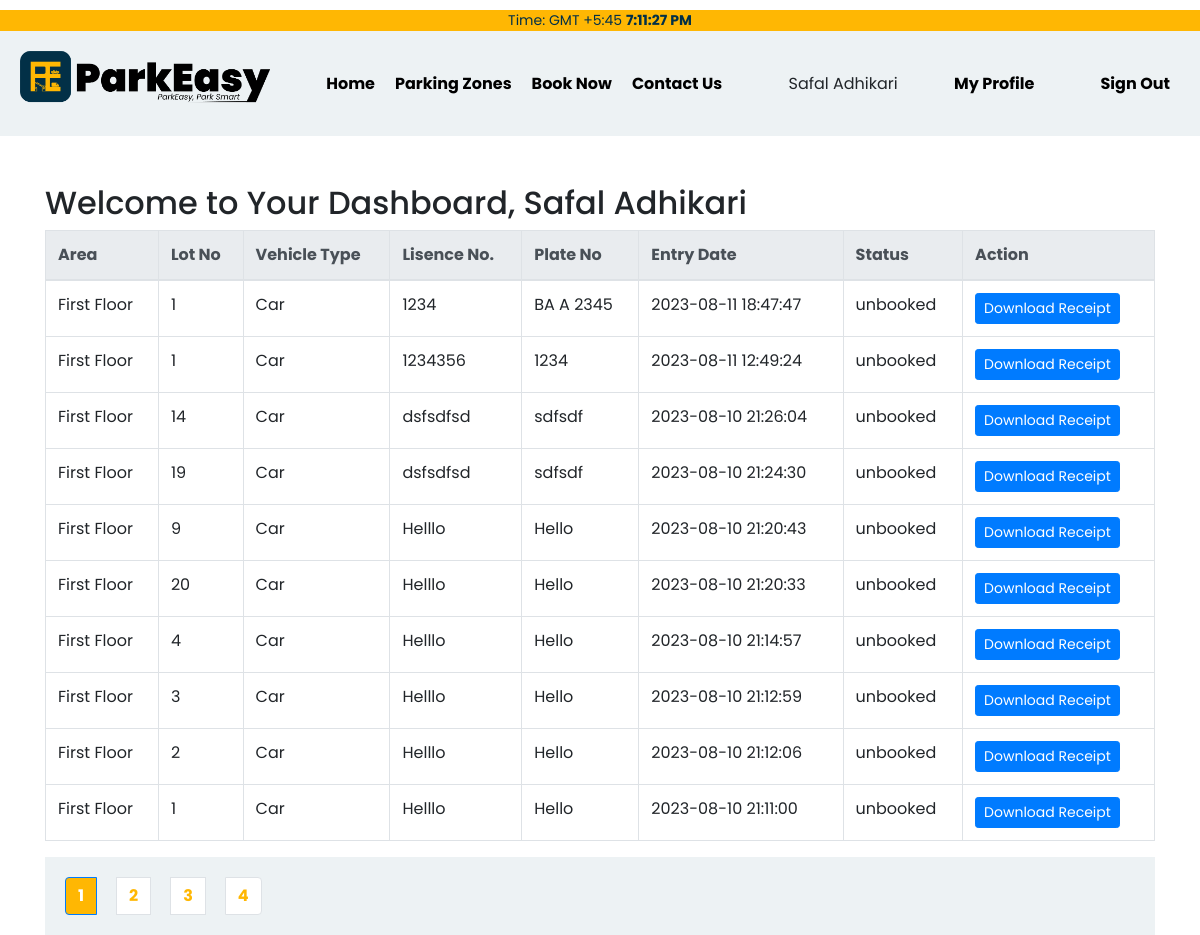
The app's page /pms002/unbooking/index.php (signed in) with its own data.
### tables this page shows
CREATE TABLE `booking` (
  `id` int(11) NOT NULL,
  `area` text NOT NULL,
  `lot_no` text NOT NULL,
  `username` varchar(25) NOT NULL,
  `email` text NOT NULL,
  `v_type` text NOT NULL,
  `lis_no` text NOT NULL,
  `plate_no` text NOT NULL,
  `e_date` text NOT NULL,
  `d_date` text NOT NULL,
  `status` text NOT NULL,
  `charge` text NOT NULL
);

### PMS002/unbooking/index.php (the view, shortened to what this page needs)
<?php
include "../inc/connect.php";
$resultsPerPage = 10;
$email = $_SESSION["email"];
$totalRowsQuery = "SELECT COUNT(*) AS total FROM booking WHERE email = '$email'";
$totalRowsResult = $conn->query($totalRowsQuery);
$totalRows = $totalRowsResult->fetch_assoc()['total'];
$totalPages = ceil($totalRows / $resultsPerPage);
$current_page = isset($_GET['page']) ? intval($_GET['page']) : 1;
$startRow = ($current_page - 1) * $resultsPerPage;
$query = "SELECT * FROM booking WHERE email = '$email' ORDER BY e_date DESC LIMIT $startRow, $resultsPerPage";
$result = $conn->query($query);
$data = [];
if ($result->num_rows > 0) {
    while ($row = $result->fetch_assoc()) {
        $data[] = $row;
    }
}
?>
<!DOCTYPE html>
<html>
<head>
    <link rel="stylesheet" href="https://maxcdn.bootstrapcdn.com/bootstrap/4.5.2/css/bootstrap.min.css">
</head>
<body>
    <?php include "../inc/header.php"; ?>
    <div class="container mt-5">
        <h2>Welcome to Your Dashboard, <?php echo $_SESSION["name"]; ?></h2>
        <table class="table table-bordered table-hover">
        <thead class="thead-light">
                <tr>
                    <th>Area</th>
                    <th>Lot No</th>
                    <th>Vehicle Type</th>
                    <th>Lisence No.</th>
                    <th>Plate No</th>
                    <th>Entry Date</th>
                    <th>Status</th>
                    <th>Action</th>
                </tr>
            </thead>
            <tbody>
                <?php foreach ($data as $row) : ?>
                    <tr>
                        <td><?php echo $row['area']; ?></td>
                        <td><?php echo $row['lot_no']; ?></td>
                        <td><?php echo $row['v_type']; ?></td>
                        <td><?php echo $row['lis_no']; ?></td>
                        <td><?php echo $row['plate_no']; ?></td>
                        <td><?php echo $row['e_date']; ?></td>
                        <td><?php echo $row['status']; ?></td>
                        <td>
                            <?php
                            if ($row['status'] === 'unbooked') {
                                echo '<a href="generate_receipt.php?id=' . $row['id'] . '" class="btn btn-primary btn-sm">Download Receipt</a>';
                            } else {
                                echo '<form action="fee_calc.php" method="post">';
                                echo '<input type="hidden" name="booking_id" value="' . $row['id'] . '">';
                                echo '<button type="submit" class="btn btn-danger btn-sm" onclick="return confirm(\'Are you sure you want to unbook this space?\')">Unbook</button>';
                                echo '</form>';
                            }
                            ?>
                        </td>
                    </tr>
                <?php endforeach; ?>
            </tbody>
        </table>
<nav aria-label="Page navigation">
    <ul class="pagination">
        <?php for ($page = 1; $page <= $totalPages; $page++): ?>
            <li class="page-item <?php if ($page === $current_page) echo 'active'; ?>">
                <a class="page-link" href="?page=<?php echo $page; ?>" ><?php echo $page; ?></a>
            </li>
        <?php endfor; ?>
    </ul>
</nav>
    </div>
</body>
</html>

### PMS002/inc/header.php (shortened to what this page needs)
<?php
include "connect.php";
?>
<!DOCTYPE html>
<html>
<head>
</head>
<body>
<div id="time-display" class="time"></div>
  <nav>
  <div class="image-container"></div>
    <div>
      <ul>
        <li>
          <a href="http://localhost/pms002/index.php">Home</a>
        </li>
        <li>
          <a href="http://localhost/pms002/area/area.php">Parking Zones</a>
        </li>
        <?php
        if (isset($_SESSION['email'])) {
            $email=$_SESSION['email'];
           $sql = "SELECT * FROM booking WHERE email='$email' and status ='booked'";
                            $result = mysqli_query($connect, $sql);
                            $count = mysqli_num_rows($result);
                            if ($count == 1) {
                                ?>
          <li>
          <a href="http://localhost/pms002/unbooking/index.php">My Bookings</a>
          </li>
          <?php }
          else{ ?>
            <li>
            <a href="http://localhost/pms002/booking/index.php">Book Now</a>
          </li> <?php
          }
         }?>
        <li>
          <a href="http://localhost/pms002/contact.php">Contact Us</a>
        </li>
      </ul>
    </div>
    <?php if (isset($_SESSION['name'])) {
      $user=$_SESSION['name'];
      echo $user;
    }
      ?>
    <?php if (isset($_SESSION['email'])) {
      echo '<div>
        <a href="http://localhost/pms002/profile.php">My Profile</a>
      </div>';
      echo '   <a href="http://localhost/pms002/proc/logout.php">Sign Out</a>';
    } ?>
  </nav>
</body>
</html>

### PMS002/unbooking/index.php (style rules this page uses)
.pagination a.page-link { color: #ffb703; }
.pagination .page-item.active .page-link { color: white; background-color: #ffb703; }

### PMS002/inc/header.php (style rules this page uses)
body { font-family: 'Poppins', sans-serif; background-image: url('background.jpg'); background-size: cover; background-position: center; background-blur: 10px; }
nav { display: flex; justify-content: space-between; align-items: center; background-color: #edf2f4; padding: 20px; backdrop-filter: blur(10px); }
nav a { text-decoration: none; color: black; font-weight: bold; margin-right: 10px; }
nav ul { list-style: none; display: flex; margin: 0; padding: 0; }
nav li { margin-right: 10px; }
nav li:last-child { margin-right: 0; }
.image-container { width: 250px; height: 65px; background-image: url('http://localhost/pms002/src/navicon.png'); background-size: cover; background-position: center center; }
.fade-in { opacity: 0; animation: fadeInAnimation 1s forwards; }
.time { font-size: 14px; font-weight: ; color: #023047; background-color: #ffb703; text-align: center; margin-top: 10px; }

### records on screen
booking: area "First Floor", lot_no "1", v_type "Car", lis_no "1234", plate_no "BA A 2345", e_date "2023-08-11 18:47:47", status "unbooked"
booking: area "First Floor", lot_no "1", v_type "Car", lis_no "1234356", plate_no "1234", e_date "2023-08-11 12:49:24", status "unbooked"
booking: area "First Floor", lot_no "14", v_type "Car", lis_no "dsfsdfsd", plate_no "sdfsdf", e_date "2023-08-10 21:26:04", status "unbooked"
booking: area "First Floor", lot_no "19", v_type "Car", lis_no "dsfsdfsd", plate_no "sdfsdf", e_date "2023-08-10 21:24:30", status "unbooked"
booking: area "First Floor", lot_no "9", v_type "Car", lis_no "Helllo", plate_no "Hello", e_date "2023-08-10 21:20:43", status "unbooked"
booking: area "First Floor", lot_no "20", v_type "Car", lis_no "Helllo", plate_no "Hello", e_date "2023-08-10 21:20:33", status "unbooked"
booking: area "First Floor", lot_no "4", v_type "Car", lis_no "Helllo", plate_no "Hello", e_date "2023-08-10 21:14:57", status "unbooked"
booking: area "First Floor", lot_no "3", v_type "Car", lis_no "Helllo", plate_no "Hello", e_date "2023-08-10 21:12:59", status "unbooked"
booking: area "First Floor", lot_no "2", v_type "Car", lis_no "Helllo", plate_no "Hello", e_date "2023-08-10 21:12:06", status "unbooked"
booking: area "First Floor", lot_no "1", v_type "Car", lis_no "Helllo", plate_no "Hello", e_date "2023-08-10 21:11:00", status "unbooked"

### other values on screen
$user "Safal Adhikari"
$_SESSION["name"] "Safal Adhikari"
